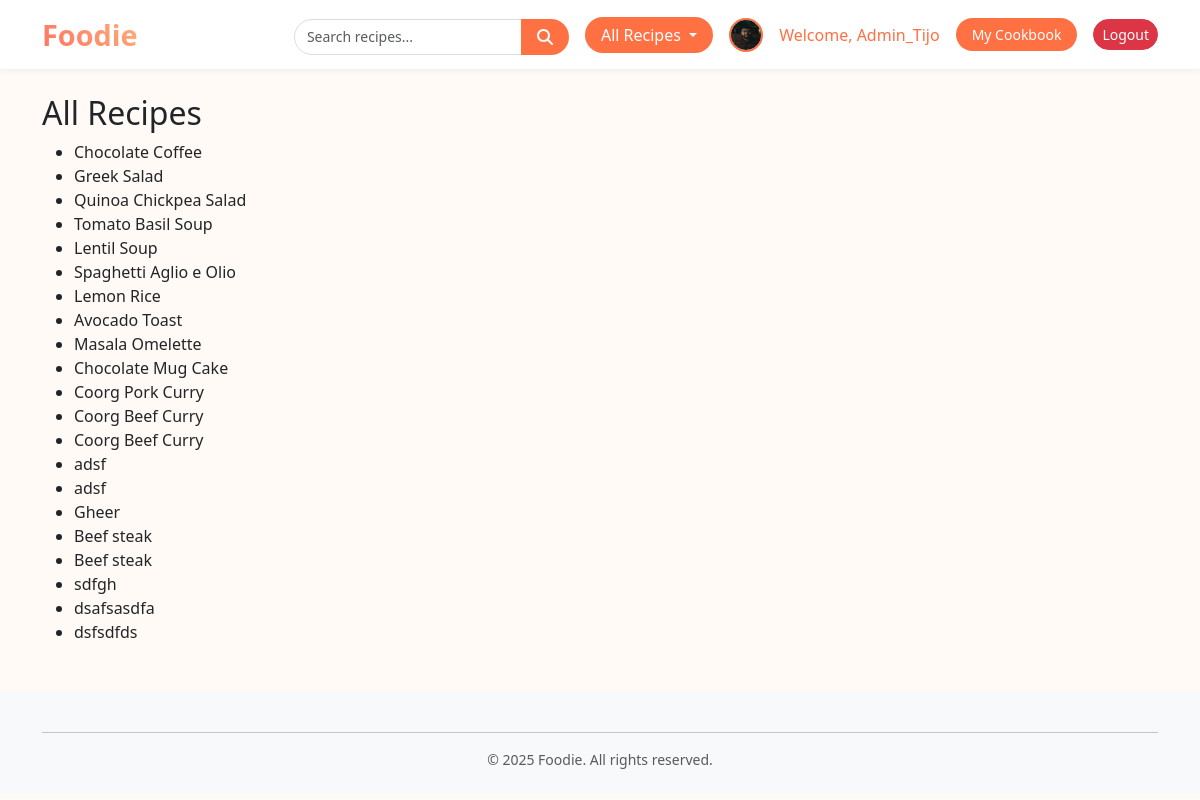
Before: /sandbox/ (signed in) with the older database file.
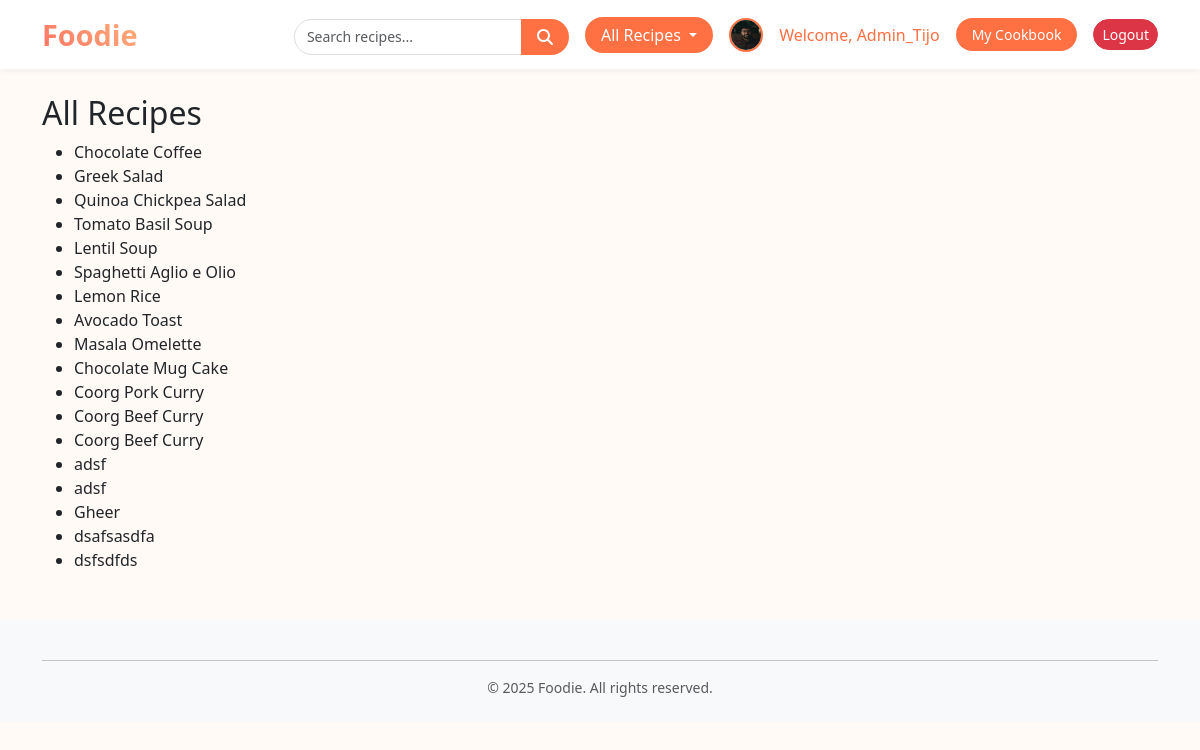
After: the same page with the newer database file.
### recipes/models.py (models this page shows, shortened)
class Recipe(models.Model):
    name = models.CharField(max_length=100)
    description = models.TextField(null=True, blank=True)
    ingredients = models.TextField()
    directions = models.TextField()
    date_added = models.DateTimeField(auto_now_add=True, null=True, blank=True)
    category = models.ForeignKey(Category, on_delete=models.CASCADE)
    image = models.ImageField(
        upload_to='recipe_images/',  # path inside media folder
        null=True,                   # optional
         blank=True )
    user = models.ForeignKey(User, on_delete=models.CASCADE, related_name='recipes', null=True, default=1)
    favorited_by = models.ManyToManyField(
        User,
        related_name="favorite_recipes",
        blank=True
    )
    class Meta:
        ordering = ['date_added']

### sandbox/views.py (the view)
# urls.py: path("", RecipeListView.as_view(), name="recipe-list"),
class RecipeListView(ListView):
    model = Recipe                       # which model to fetch data from
    template_name = "sandbox/index.html" # which template to render
    context_object_name = "recipes"      # variable name in the template

### recipes/forms.py
class SearchForm(forms.Form):
    query = forms.CharField(
        label='',
        widget=forms.TextInput(attrs={
            'placeholder': 'Search recipes',
            'class': 'form-control me-2'  # Bootstrap class for styling
        })
    )

### recipes/context_processors.py (called while the page is built)
def search_form(request):
    return {'search_form': SearchForm()}

### sandbox/templates/sandbox/index.html (shortened to what this page needs)
{% extends "base.html" %} {% load static %} {% load humanize %}
{% block content%}
<h2>All Recipes</h2>
<ul>
  {% for recipe in recipes %}
  <li>{{ recipe.name }}</li>
  {% empty %}
  <li>No recipes available.</li>
  {% endfor %}
</ul>
{% endblock content %}

Changed rows visible on the page:
removed Recipe: name "Beef steak"
removed Recipe: name "Beef steak"
removed Recipe: name "sdfgh"
